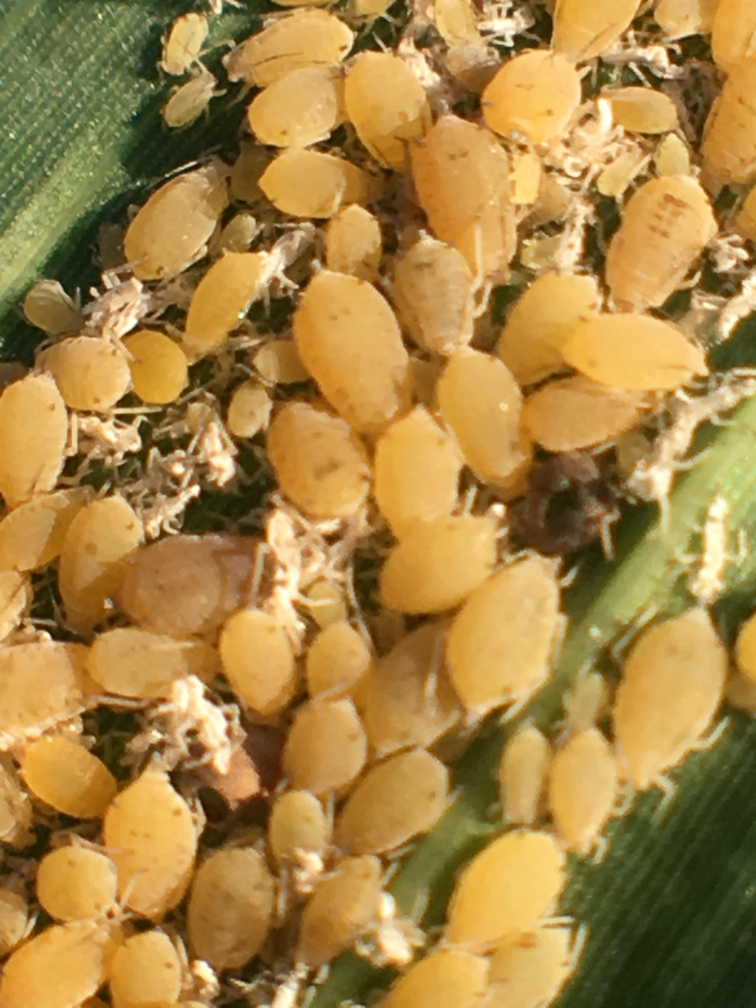
#> input picture aphid3.jpg, 3024 x 4032 px, given in place of new_tworow.png, which was not available (shown at 1/4 size)
$ python plantRecognition.py
#> lines starting #> are read from the running program, lines starting #| are printed output that depends on the picture; after the words box and inside, x2 and y2 are one past the last pixel; in counts of white or black regions, pixels touching at a corner belong together; pictures that were not available may be replaced by others from this repository, and a replacement may not be noted
#Background filtering the photos
import cv2
import numpy as np

def printValues(event, x, y, flags, param):
	global mouseX, mouseY;
	if event == cv2.EVENT_LBUTTONDBLCLK:
		print(f"x: {x} y: {y}");
		vals = hsv[y,x];
		print(f"vals:{vals}")


inputImage = cv2.imread('new_tworow.png');
#> inputImage is the input picture: shape (4032, 3024, 3); mean B, G, R 68, 132.1, 167

screen_res = 1920, 1080;

width = screen_res[0] / inputImage.shape[1];
#> width = 0.635
height = screen_res[1] / inputImage.shape[0];
#> height = 0.268

scale = min(width, height);
#> scale = 0.268

newWidth = int(inputImage.shape[1] * scale);
#> newWidth = 810
newHeight = int(inputImage.shape[0] * scale);
#> newHeight = 1080

cv2.namedWindow('Display', cv2.WINDOW_NORMAL);

cv2.resizeWindow('Display', newWidth, newHeight);

cv2.imshow('Display', inputImage);
#cv2.waitKey(0);

hsv = cv2.cvtColor(inputImage, cv2.COLOR_BGR2HSV);
#> hsv: shape (4032, 3024, 3); mean H, S, V 21.5, 157.8, 168.4
cv2.imshow('Display', hsv);

lowerPurple = np.array([75, 0, 90]);
#upperPurple = np.array([200, 120, 256]);
upperPurple = np.array([200, 50, 256]);

lowerRed = np.array([0, 0, 140]);
upperRed = np.array([50, 20, 255]);

lowerLightPurple = np.array([95, 50, 130]);
upperLightPurple = np.array([115, 125, 230]);

cv2.setMouseCallback('Display', printValues);

cv2.imshow('Display', hsv);
#cv2.waitKey(0);

maskPurple = cv2.inRange(hsv, lowerPurple, upperPurple);
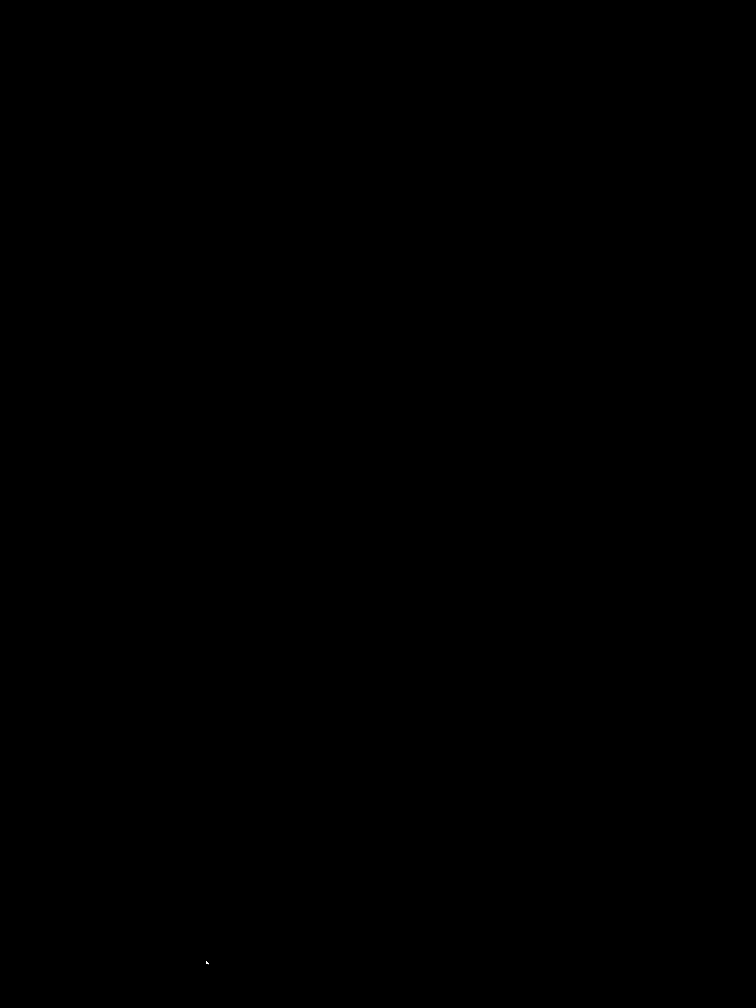
#> maskPurple: shape (4032, 3024) (shown at 1/4 size); 0% white; 1 white region, box (x1, y1, x2, y2) and area: (824, 3846, 834, 3857) 73
maskRed = cv2.inRange(hsv, lowerRed, upperRed);
#> maskRed: shape (4032, 3024); 0.02% white; 18 white regions (12 under 20 px), largest, box (x1, y1, x2, y2) and area: (2409, 410, 2440, 500) 1455, (813, 3848, 832, 3869) 241, (1549, 3592, 1560, 3632) 229, (890, 2875, 901, 2906) 164, (3012, 1114, 3018, 1122) 26, (1556, 3584, 1562, 3592) 22
maskLightPurple = cv2.inRange(hsv, lowerLightPurple, upperLightPurple);
#> maskLightPurple: shape (4032, 3024); every value is 0
maskTotal = cv2.bitwise_or(maskPurple, maskRed);
maskTotal = cv2.bitwise_or(maskTotal, maskLightPurple);
maskTotal = cv2.bitwise_not(maskTotal);
cv2.imshow('Display', maskTotal);
#cv2.waitKey(0);

#kernelClose = cv2.getStructuringElement(cv2.MORPH_ELLIPSE,(10,10));
#opened = cv2.morphologyEx(maskTotal, cv2.MORPH_OPEN, kernelClose);
#kernelErode = cv2.getStructuringElement(cv2.MORPH_ELLIPSE, (30, 30));
kernelErode = cv2.getStructuringElement(cv2.MORPH_RECT, (37,5));
eroded = cv2.morphologyEx(maskTotal, cv2.MORPH_ERODE, kernelErode);
#> eroded: shape (4032, 3024); 99.9% white; 12 black regions, largest, box (x1, y1, x2, y2) and area: (2391, 408, 2458, 502) 4975, (1531, 3582, 1580, 3637) 2440, (870, 2873, 919, 2908) 1517
kernelDilate = cv2.getStructuringElement(cv2.MORPH_ELLIPSE, (20, 10));
dilated = cv2.morphologyEx(eroded, cv2.MORPH_DILATE, kernelDilate);
#> dilated: shape (4032, 3024); 100% white; 8 black regions (1 under 20 px), largest, box (x1, y1, x2, y2) and area: (2401, 413, 2449, 498) 2881, (1541, 3587, 1570, 3633) 1079, (881, 2878, 909, 2904) 611
cv2.imshow('Display', dilated);
#cv2.imshow('Display', opened);
#cv2.waitKey(0);

combined = cv2.bitwise_and(inputImage, inputImage, mask = dilated);
cv2.imshow('Display', combined);
cv2.waitKey(0);


#Canny works with greyscale
combined = cv2.cvtColor(combined, cv2.COLOR_HSV2BGR);
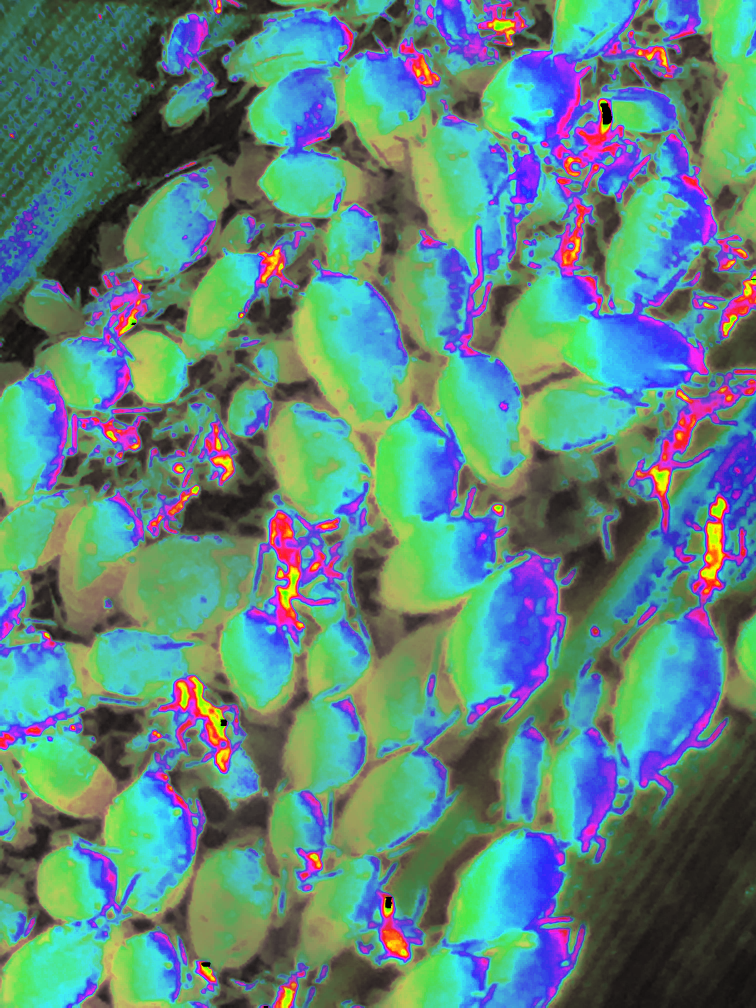
#> combined: shape (4032, 3024, 3) (shown at 1/4 size); mean B, G, R 127.4, 133.2, 92.1
combined = cv2.cvtColor(combined, cv2.COLOR_BGR2GRAY);
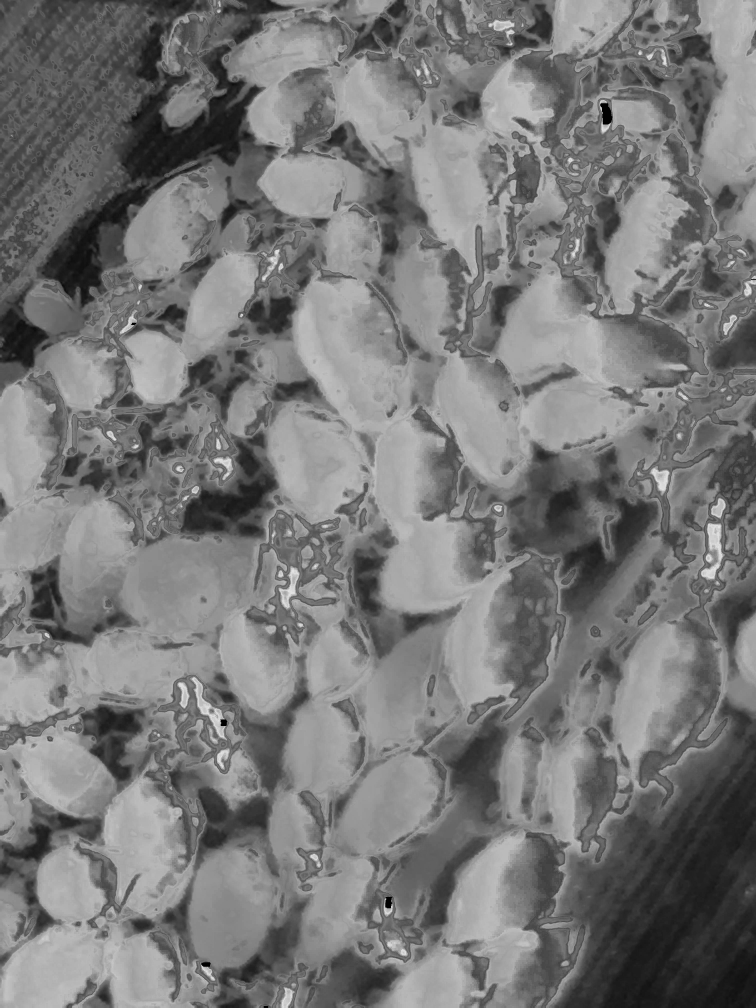
#> combined: shape (4032, 3024) (shown at 1/4 size); min 0, max 228, mean 120.2

#for i in range(0,10):
#	minVal = int(input("input minval: "));
#	maxVal = int(input("input maxval: "));
edges = cv2.Canny(combined,175,300);
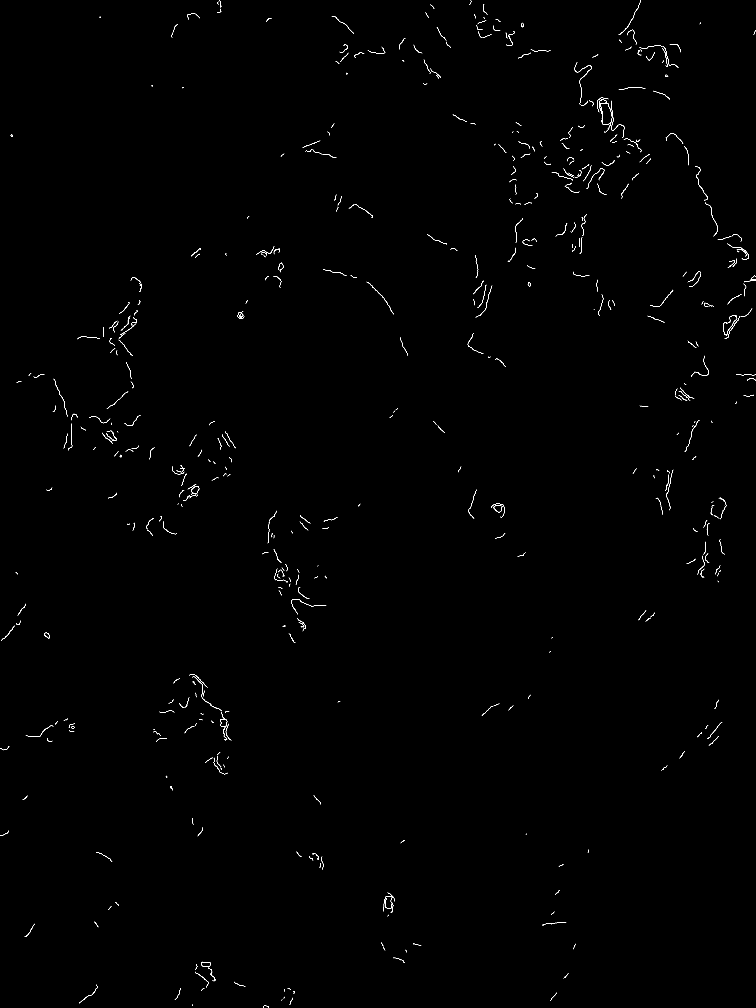
#> edges: shape (4032, 3024) (shown at 1/4 size); 0.23% white in thin lines or dots

#finds contours and draws them on the image
contours, hierarchy = cv2.findContours(edges,cv2.RETR_TREE,cv2.CHAIN_APPROX_SIMPLE);
#> contours = 604 contours, 511 with area under 20; largest, box (x1, y1, x2, y2) and area: (2401, 399, 2449, 529) 2922, (2401, 412, 2449, 499) 2875, (881, 2847, 909, 2920) 660, (881, 2877, 909, 2905) 638, (805, 3848, 843, 3868) 620
img = cv2.drawContours(edges, contours, -1, (255,255,0), 3);
#> img: shape (4032, 3024); 0.96% white; 431 white regions, largest, box (x1, y1, x2, y2) and area: (2395, 397, 2501, 554) 3014, (2555, 179, 2716, 273) 1566, (1533, 3569, 1579, 3654) 1428

print("Number of Contours found = " + str(len(contours)));
#| Number of Contours found = 604

cv2.imshow('Display',img);
cv2.waitKey(0);

#runs a closing operation to close up heads
kernelDilate = cv2.getStructuringElement(cv2.MORPH_ELLIPSE, (30, 30));
dilated = cv2.morphologyEx(img, cv2.MORPH_DILATE, kernelDilate);
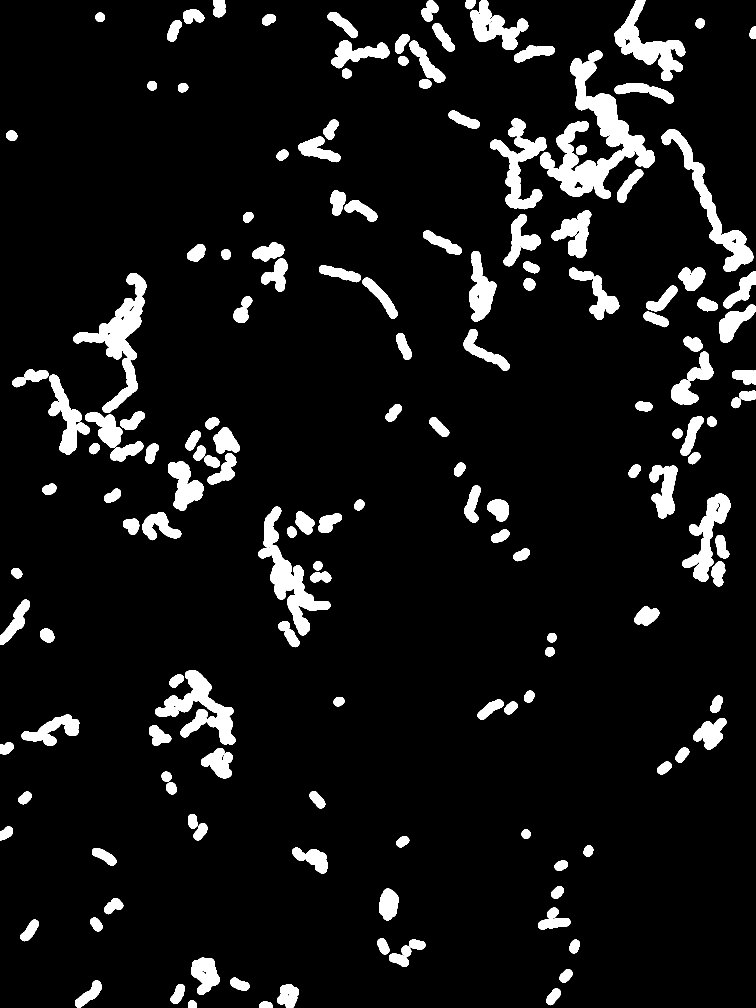
#> dilated: shape (4032, 3024) (shown at 1/4 size); 7.9% white; 169 white regions, largest, box (x1, y1, x2, y2) and area: (2162, 233, 2620, 795) 79724, (1034, 2027, 1322, 2542) 37874, (2647, 517, 3013, 1088) 34042
kernelErode = cv2.getStructuringElement(cv2.MORPH_ELLIPSE, (30, 30));
eroded = cv2.morphologyEx(dilated, cv2.MORPH_ERODE, kernelErode);
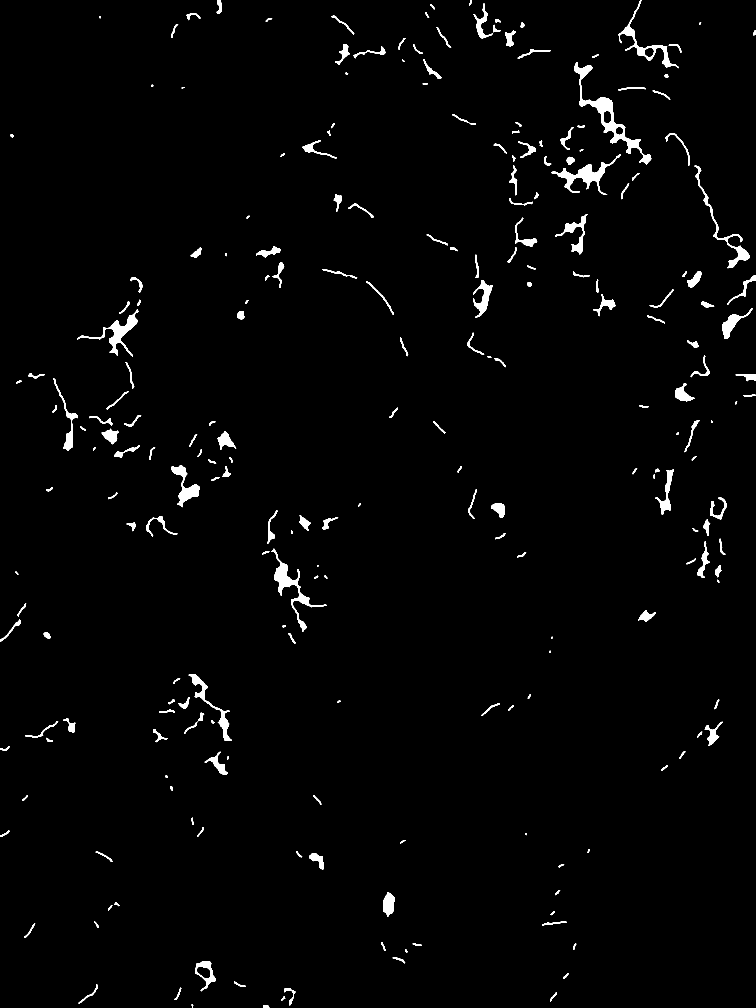
#> eroded: shape (4032, 3024) (shown at 1/4 size); 1.6% white; 235 white regions (1 under 20 px), largest, box (x1, y1, x2, y2) and area: (2297, 248, 2605, 658) 14881, (1084, 2195, 1307, 2527) 9243, (2206, 618, 2483, 780) 8952

cv2.imshow('Display',eroded);
cv2.waitKey(0);

cv2.destroyAllWindows();
